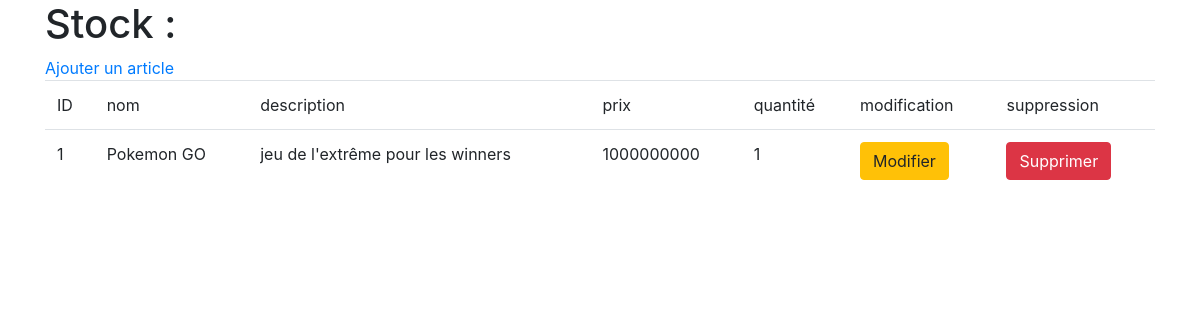
Before: / with the older database file.
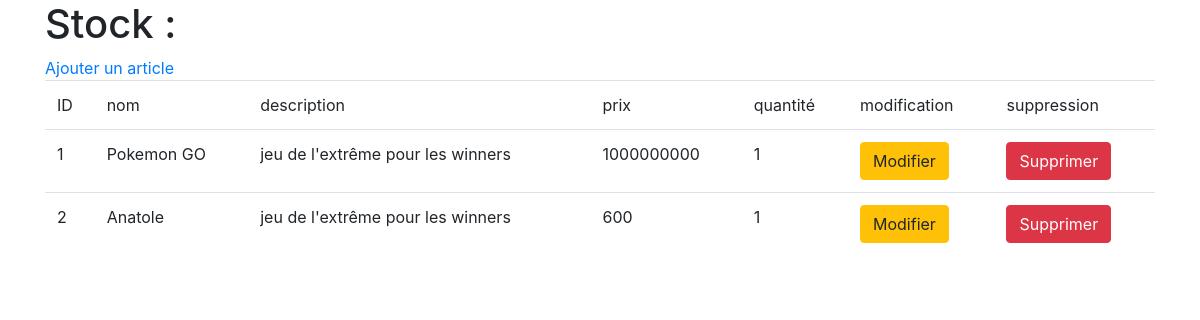
After: the same page with the newer database file.
### model/stock_entry.py (models this page shows, shortened)
class StockEntry(db.Model):
    article_id = db.Column(db.Integer, db.ForeignKey('article.id'), primary_key=True, nullable=False)
    article = db.relationship('Article')
    quantity = db.Column(db.Integer, default=0)

### model/article.py (models this page shows, shortened)
class Article(db.Model):
    id = db.Column(db.Integer, primary_key=True)
    name = db.Column(db.String(80), nullable=False)
    description = db.Column(db.String(120), nullable=False)
    price = db.Column(db.Integer, nullable=False)

### application.py (the view)
@app.route('/')
def index():
    return render_template('index.html', entries=stock.entries())

### model/stock.py (called while the page is built)
    def entries(self):
        return StockEntry.query.all()

### templates/index.html (shortened to what this page needs)
<!DOCTYPE html>
<html lang="en">
<head>
    <link rel="stylesheet" href="https://stackpath.bootstrapcdn.com/bootstrap/4.3.1/css/bootstrap.min.css"
>
</head>
<body>
    <div class="container">
        <h1>Stock :</h1>
        <a href="/add_article">Ajouter un article</a>
        <table class="table">
            <thead>
                <td>
                    ID
                </td>
                <td>
                    nom
                </td>
                <td>
                    description
                </td>
                <td>
                    prix
                </td>
                <td>
                    quantité
                </td>
                <td>
                    modification
                </td>
                <td>
                    suppression
                </td>
            </thead>
            {% for entry in entries %}
            <tr>
                <td>
                    {{ entry.article.id }}
                </td>
                <td>
                    {{ entry.article.name }}
                </td>
                <td>
                    {{ entry.article.description }}
                </td>
                <td>
                    {{ entry.article.price }}
                </td>
                <td>
                    {{ entry.quantity }}
                </td>
                <td>
                    <a href="/edit_article/{{ entry.article.id }}" class="btn btn-warning">Modifier</a>
                </td>
                <td>
                    <a href="/delete_article/{{ entry.article.id }}" class="btn btn-danger">Supprimer</a>
                </td>
            </tr>
            {% endfor %}
        </table>
    </div>
</body>
</html>

Changed rows visible on the page:
added StockEntry: article.id "2", article.name "Anatole", article.description "jeu de l'extrême pour les winners", article.price "600", quantity "1"
